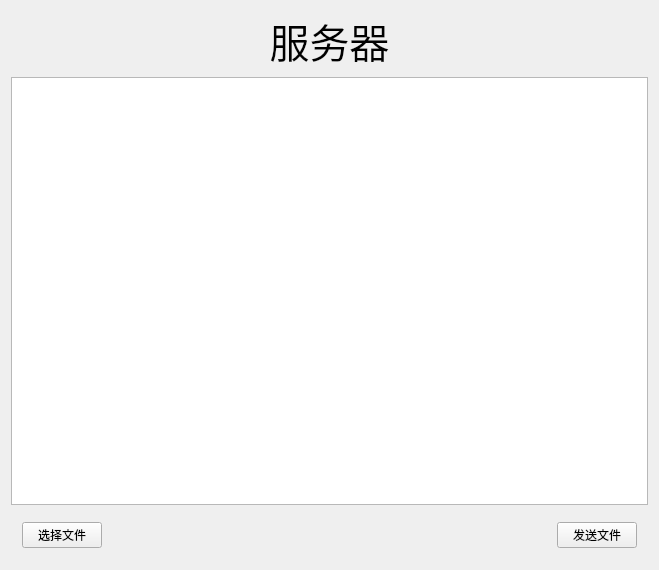
<?xml version="1.0" encoding="UTF-8"?>
<ui version="4.0">
 <class>ServerWidget</class>
 <widget class="QWidget" name="ServerWidget">
  <property name="geometry">
   <rect>
    <x>0</x>
    <y>0</y>
    <width>659</width>
    <height>570</height>
   </rect>
  </property>
  <property name="windowTitle">
   <string>ServerWidget</string>
  </property>
  <layout class="QVBoxLayout" name="verticalLayout">
   <item>
    <widget class="QLabel" name="label">
     <property name="font">
      <font>
       <family>Consolas</family>
       <pointsize>30</pointsize>
      </font>
     </property>
     <property name="text">
      <string>服务器</string>
     </property>
     <property name="alignment">
      <set>Qt::AlignCenter</set>
     </property>
    </widget>
   </item>
   <item>
    <widget class="QTextEdit" name="textEdit"/>
   </item>
   <item>
    <widget class="QWidget" name="widget" native="true">
     <layout class="QHBoxLayout" name="horizontalLayout">
      <item>
       <widget class="QPushButton" name="selectBtn">
        <property name="text">
         <string>选择文件</string>
        </property>
       </widget>
      </item>
      <item>
       <spacer name="horizontalSpacer">
        <property name="orientation">
         <enum>Qt::Horizontal</enum>
        </property>
        <property name="sizeHint" stdset="0">
         <size>
          <width>40</width>
          <height>20</height>
         </size>
        </property>
       </spacer>
      </item>
      <item>
       <widget class="QPushButton" name="sendBtn">
        <property name="text">
         <string>发送文件</string>
        </property>
       </widget>
      </item>
     </layout>
    </widget>
   </item>
  </layout>
 </widget>
 <layoutdefault spacing="6" margin="11"/>
 <resources/>
 <connections/>
</ui>
